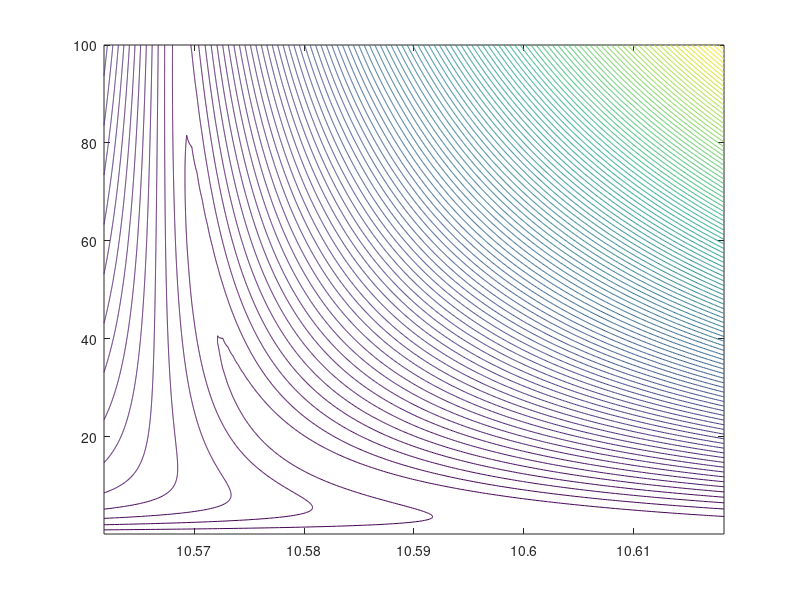
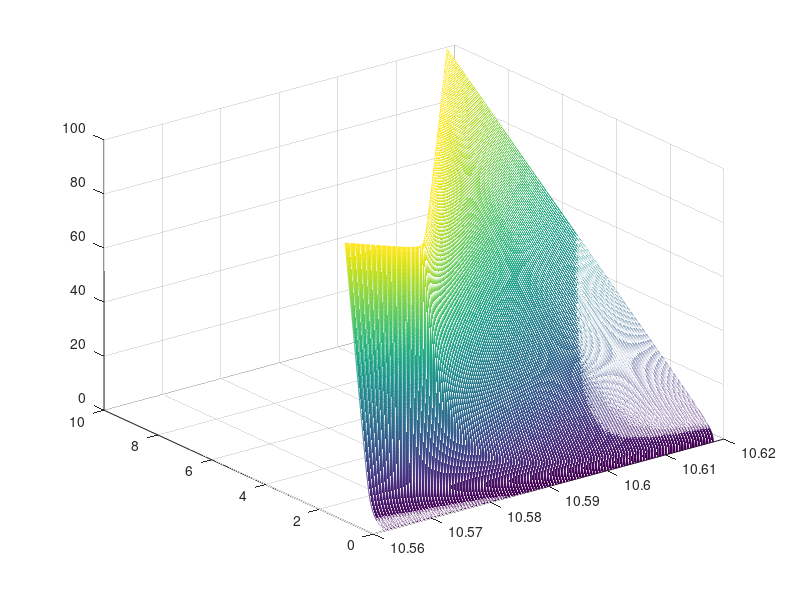
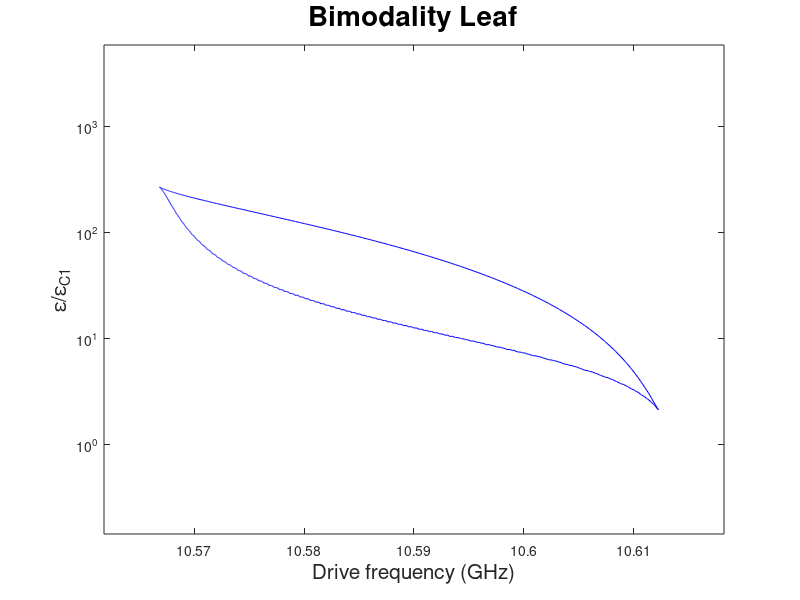

Here is the MATLAB script that generated these plots, in order:
clear all; close all;

g=0.3347; delta=8.1831-10.5665; kappa=0.0024; Sigma_z=-1; Omega_c=10.5665;
rr=-0.1:0.01:1.1;
chi0=g.^2./abs(delta);

Omega_d=Omega_c+rr.*chi0;
xiC1= (abs(delta)*kappa)^(3/2)/(3^(3/4)*g^2);
AA=0.1:0.1:100;
[Omega_d,A]=meshgrid(Omega_d,AA);

chi=Sigma_z.*g.^2./(sqrt(2.*g.^2.*(A.^2 + Sigma_z) + delta.^2));
%xi=(A.^2).*((Omega_d.^2 - (Omega_c - chi).^2).^2 + kappa.^2.*Omega_d.^2);
xi=(1/Omega_c)*A.*sqrt((Omega_d.^2 - (Omega_c - chi).^2).^2 + kappa.^2.*Omega_d.^2);
%xi_Duff=(A.*sqrt(((Omega_c-(Sigma_z.*g.^2)./(abs(delta).*(1.0./delta.^2.*g.^2.*(Sigma_z+A.^2)+1.0))).^2-Omega_d.^2).^2+Omega_d.^2.*kappa.^2))./Omega_c;

dxidA=sqrt(((Omega_c-Sigma_z.*g.^2.*1.0./sqrt(g.^2.*(Sigma_z+A.^2).*2.0+delta.^2)).^2-Omega_d.^2).^2+Omega_d.^2.*kappa.^2)./Omega_c+(A.^2.*Sigma_z.*g.^4.*(Omega_c-Sigma_z.*g.^2.*1.0./sqrt(g.^2.*(Sigma_z+A.^2).*2.0+delta.^2)).*1.0./sqrt(((Omega_c-Sigma_z.*g.^2.*1.0./sqrt(g.^2.*(Sigma_z+A.^2).*2.0+delta.^2)).^2-Omega_d.^2).^2+Omega_d.^2.*kappa.^2).*1.0./(g.^2.*(Sigma_z+A.^2).*2.0+delta.^2).^(3.0./2.0).*((Omega_c-Sigma_z.*g.^2.*1.0./sqrt(g.^2.*(Sigma_z+A.^2).*2.0+delta.^2)).^2-Omega_d.^2).*4.0)./Omega_c;

%dxidA_Duff=sqrt(((Omega_c-(Sigma_z.*g.^2)./(abs(delta).*(1.0./delta.^2.*g.^2.*(Sigma_z+A.^2)+1.0))).^2-Omega_d.^2).^2+Omega_d.^2.*kappa.^2)./Omega_c+(A.^2.*Sigma_z.*1.0./abs(delta).^3.*g.^4.*1.0./sqrt(((Omega_c-(Sigma_z.*g.^2)./(abs(delta).*(1.0./delta.^2.*g.^2.*(Sigma_z+A.^2)+1.0))).^2-Omega_d.^2).^2+Omega_d.^2.*kappa.^2).*1.0./(1.0./delta.^2.*g.^2.*(Sigma_z+A.^2)+1.0).^2.*((Omega_c-(Sigma_z.*g.^2)./(abs(delta).*(1.0./delta.^2.*g.^2.*(Sigma_z+A.^2)+1.0))).^2-Omega_d.^2).*(Omega_c-(Sigma_z.*g.^2)./(abs(delta).*(1.0./delta.^2.*g.^2.*(Sigma_z+A.^2)+1.0))).*4.0)./Omega_c;


%dxidA_C2=sqrt(Omega_d.^2.*kappa.^2+((Omega_c-(sqrt(2.0).*Sigma_z.*g.*(1.0./2.0))./A).^2-Omega_d.^2).^2)./Omega_c+(sqrt(2.0).*Sigma_z.*g.*1.0./sqrt(Omega_d.^2.*kappa.^2+((Omega_c-(sqrt(2.0).*Sigma_z.*g.*(1.0./2.0))./A).^2-Omega_d.^2).^2).*((Omega_c-(sqrt(2.0).*Sigma_z.*g.*(1.0./2.0))./A).^2-Omega_d.^2).*(Omega_c-(sqrt(2.0).*Sigma_z.*g.*(1.0./2.0))./A))./(A.*Omega_c);

%dxi2dA2=(A.^3.*Sigma_z.^2.*g.^8.*(Omega_c-Sigma_z.*g.^2.*1.0./sqrt(g.^2.*(Sigma_z+A.^2).*2.0+delta.^2)).^2.*1.0./sqrt(((Omega_c-Sigma_z.*g.^2.*1.0./sqrt(g.^2.*(Sigma_z+A.^2).*2.0+delta.^2)).^2-Omega_d.^2).^2+Omega_d.^2.*kappa.^2).*1.0./(g.^2.*(Sigma_z+A.^2).*2.0+delta.^2).^3.*1.6e1)./Omega_c+(A.^3.*Sigma_z.^2.*g.^8.*1.0./sqrt(((Omega_c-Sigma_z.*g.^2.*1.0./sqrt(g.^2.*(Sigma_z+A.^2).*2.0+delta.^2)).^2-Omega_d.^2).^2+Omega_d.^2.*kappa.^2).*1.0./(g.^2.*(Sigma_z+A.^2).*2.0+delta.^2).^3.*((Omega_c-Sigma_z.*g.^2.*1.0./sqrt(g.^2.*(Sigma_z+A.^2).*2.0+delta.^2)).^2-Omega_d.^2).*8.0)./Omega_c+(A.*Sigma_z.*g.^4.*(Omega_c-Sigma_z.*g.^2.*1.0./sqrt(g.^2.*(Sigma_z+A.^2).*2.0+delta.^2)).*1.0./sqrt(((Omega_c-Sigma_z.*g.^2.*1.0./sqrt(g.^2.*(Sigma_z+A.^2).*2.0+delta.^2)).^2-Omega_d.^2).^2+Omega_d.^2.*kappa.^2).*1.0./(g.^2.*(Sigma_z+A.^2).*2.0+delta.^2).^(3.0./2.0).*((Omega_c-Sigma_z.*g.^2.*1.0./sqrt(g.^2.*(Sigma_z+A.^2).*2.0+delta.^2)).^2-Omega_d.^2).*1.2e1)./Omega_c-(A.^3.*Sigma_z.*g.^6.*(Omega_c-Sigma_z.*g.^2.*1.0./sqrt(g.^2.*(Sigma_z+A.^2).*2.0+delta.^2)).*1.0./sqrt(((Omega_c-Sigma_z.*g.^2.*1.0./sqrt(g.^2.*(Sigma_z+A.^2).*2.0+delta.^2)).^2-Omega_d.^2).^2+Omega_d.^2.*kappa.^2).*1.0./(g.^2.*(Sigma_z+A.^2).*2.0+delta.^2).^(5.0./2.0).*((Omega_c-Sigma_z.*g.^2.*1.0./sqrt(g.^2.*(Sigma_z+A.^2).*2.0+delta.^2)).^2-Omega_d.^2).*2.4e1)./Omega_c-(A.^3.*Sigma_z.^2.*g.^8.*(Omega_c-Sigma_z.*g.^2.*1.0./sqrt(g.^2.*(Sigma_z+A.^2).*2.0+delta.^2)).^2.*1.0./(((Omega_c-Sigma_z.*g.^2.*1.0./sqrt(g.^2.*(Sigma_z+A.^2).*2.0+delta.^2)).^2-Omega_d.^2).^2+Omega_d.^2.*kappa.^2).^(3.0./2.0).*1.0./(g.^2.*(Sigma_z+A.^2).*2.0+delta.^2).^3.*((Omega_c-Sigma_z.*g.^2.*1.0./sqrt(g.^2.*(Sigma_z+A.^2).*2.0+delta.^2)).^2-Omega_d.^2).^2.*1.6e1)./Omega_c;

figure; contour(Omega_d,A,xi,100);
figure; mesh(Omega_d,xi,A);
v=[0,0];
figure;contour(Omega_d,xi/xiC1,dxidA, v, 'b'); set(gca,'yscale','log');
xlabel('Drive frequency (GHz)','FontSize',15); ylabel('\epsilon/\epsilon_{C1}', 'FontSize',15); title('Bimodality Leaf','FontSize',20);
%contour(Omega_d,A,dxi2dA2, v, 'b');set(gca,'yscale','log'); hold off;

%ylim([1.1 0.7*10^2]);
